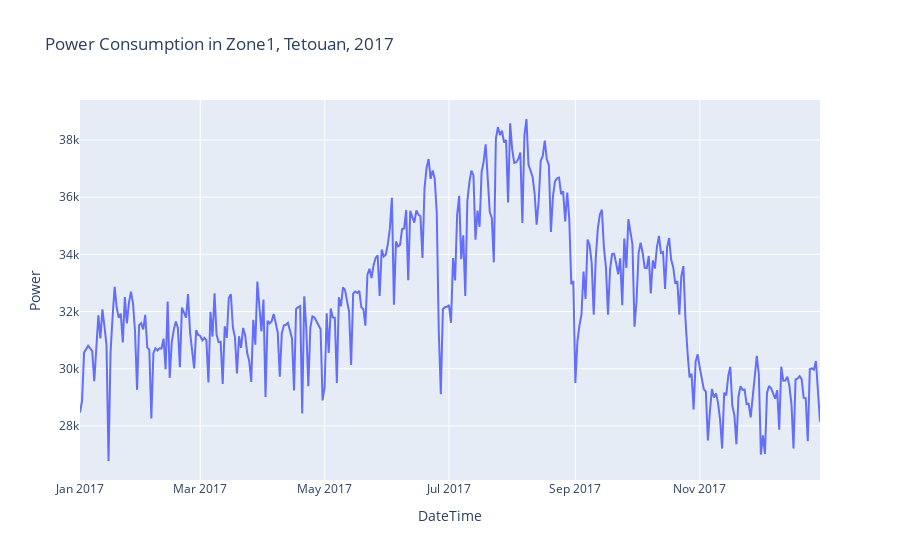

Notebook source saved alongside this figure:
### Code cell
# Formatting hover text
zon = dfd_melted['Zone'] == 'Zone1'
px.line(dfd_melted[zon], x='DateTime', y='Power', 
        hover_data={'Power':':.2f'},
        title='Power Consumption in Zone1, Tetouan, 2017')

### Figure 1 — Plotly figure (JSON) as saved in the notebook; plotly's stock layout.template omitted (floating-point values rounded to 4 significant figures; data arrays with more than 128 entries replaced by an {"elided": "..."} marker saying what was removed)
{"data": [{"hovertemplate": "DateTime=%{x}<br>Power=%{y:.2f}<extra></extra>", "legendgroup": "", "line": {"color": "#636efa", "dash": "solid"}, "marker": {"symbol": "circle"}, "mode": "lines", "name": "", "orientation": "v", "showlegend": false, "type": "scatter", "x": {"elided": "364 str values"}, "xaxis": "x", "y": {"elided": "364 float values"}, "yaxis": "y"}], "layout": {"legend": {"tracegroupgap": 0}, "title": {"text": "Power Consumption in Zone1, Tetouan, 2017"}, "xaxis": {"anchor": "y", "domain": [0, 1], "title": {"text": "DateTime"}}, "yaxis": {"anchor": "x", "domain": [0, 1], "title": {"text": "Power"}}}}
